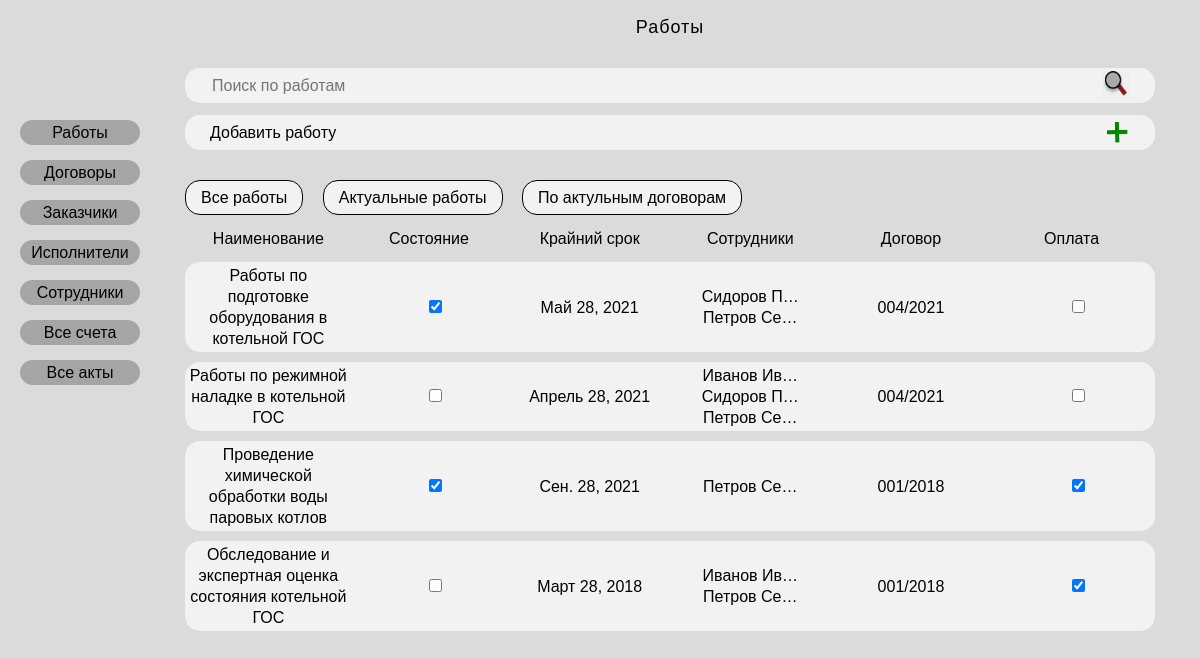
/contract/work_list_main/default, run on the app's committed database.
### vcrdocumentsproject/apps/document/models.py (models this page shows, shortened)
class Works(models.Model):
    work_code = models.AutoField('Код работы', primary_key=True)
    type_of_work = models.CharField('Вид работы', max_length = 250, null=True)
    contract_number = models.ForeignKey(Contracts, on_delete=models.CASCADE)
    employee_code = models.ManyToManyField(Employees)
    description = models.TextField('Наименование', null=True)
    work_start_date = models.DateField('Дата начала работы', null=True)
    work_end_date = models.DateField('Дата завершения работы', null=True)
    work_status = models.BooleanField('Статус выполнения работы', default=False, null=True)
    class Meta:
        verbose_name = "Работа"
        verbose_name_plural = "Работы"

class Employees(models.Model):
    employee_code = models.AutoField('Код сотрудника', primary_key=True)
    fio = models.CharField('Фамилия, имя и отчество', max_length = 100)
    hide = models.BooleanField('Скрыть сотрудника', default=False, null=True)
    def __str__(self):
        return self.fio
    class Meta:
        verbose_name = "Сотрудник"
        verbose_name_plural = "Сотрудники"

class Contracts(models.Model):
    contract_code = models.AutoField('Код договора', primary_key=True)
    contract_number = models.CharField('Номер договора', max_length = 20)
    customer = models.ForeignKey(Customers, on_delete=models.CASCADE)
    executor = models.ForeignKey(Executors, on_delete=models.CASCADE)
    description = models.TextField('Наименование')
    contract_date = models.DateField('Дата договора')
    contract_end_date = models.DateField('Дата окончания договора', null=True)
    price = models.DecimalField('Сумма',max_digits= 20, decimal_places=2)
    nds = models.IntegerField('НДС')
    price_with_nds = models.DecimalField('Сумма с НДС',max_digits= 20, decimal_places=2)
    payment = models.BooleanField('Оплата по договору', default=False, null=True)
    def __str__(self):
        return self.contract_number
    class Meta:
        verbose_name = "Договор"
        verbose_name_plural = "Договоры"

### vcrdocumentsproject/apps/document/views.py (the view)
# urls.py: path('work_list_main/<str:filter>', views.work_list_filter, name='work_list_filter'),
def work_list_filter(request, filter):
    try:
        if filter == 'default':
            works = Works.objects.all()
        elif filter == 'actual':
            works = Works.objects.filter(work_start_date__lte=datetime.date.today(), work_status=False)
        elif filter == 'payment':
            works = Works.objects.filter(contract_number__payment=False )
        else:
            works = Works.objects.filter(description__icontains=filter)
            print(contract_list)
        works1 = {'works':works, "filter":filter}
        return render(request, 'document/work_list_main.html', {'works': works1})
    except:
        raise Http404("Ошибка")

### vcrdocumentsproject/templates/document/work_list_main.html (shortened to what this page needs)
{% extends 'base.html' %}
{% block content %}
{% load static %}
        <div class="content-container">
            <p class="title">Работы</p>
            <form action="{% url 'contract:work_list_search'  %}" method="POST">
                <div class="item">
                    <input placeholder="Поиск по работам" class="search" value="" type="text" name="search" required>
                <button class="search-btn"  type="submit"><img class="search-img" src="{% static 'document/images/magnifier.png' %}"></button>
            </div>
            </form>
            <a class="add-link" href="{% url 'contract:work_add_form' %}">Добавить работу<img class="plus-img" src="{% static 'document/images/plus.png' %}"></a>
                 <div class="filters">
        <a class="filter" href="{% url 'contract:work_list_filter' 'default' %}">Все работы</a>
                <a class="filter" href="{% url 'contract:work_list_filter' 'actual' %}">Актуальные работы</a>
                <a class="filter" href="{% url 'contract:work_list_filter' 'payment' %}">По актульным договорам</a>
        </div>
            <div class="basic-properties-wrapper">
                <div class="prop-item">Наименование</div>
                <div class="prop-item">Состояние</div>
                <div class="prop-item">Крайний срок</div>
                <div class="prop-item">Сотрудники</div>
                <div class="prop-item">Договор</div>
                <div class="prop-item">Оплата</div>
            </div>
             {% if works%}
            {% for a in works.works %}
                {% if works.filter == 'actual' %}
                <form action="{% url 'contract:work_list_save_actual' a.work_code  %}" method="POST">
                    {% elif works.filter == 'payment' %}
                    <form action="{% url 'contract:work_list_save_payment' a.work_code  %}" method="POST">
                    {% else %}
                    <form action="{% url 'contract:work_list_save_default' a.work_code  %}" method="POST">
                    {% endif %}
                    <div class="work">
                        <a class="prop-item" href="{% url 'contract:work' a.work_code %}">{{a.description}}</a>
                        <div class="prop-item">
                            {% if a.work_status == True %}
                            <button class="btn-cb"  type="submit"><input class="input-cb" type="checkbox" checked name="work_status"></button>
                            {% else %}
                            <button class="btn-cb"  type="submit"><input class="input-cb" type="checkbox" name="work_status"></button>
                            {% endif %}
                        </div>
                        <div class="prop-item" >{{a.work_end_date}}</div>
                        <div class="prop-item">
                                {% if a.employee_code %}
                                    {% for b in a.employee_code.all %}
                                        {{b|truncatechars:10}} <br>
                                    {% endfor %}
                                {% endif %}
                        </div>
                        <div class="prop-item" ><a href="{% url 'contract:contract' a.contract_number.contract_code %}">{{a.contract_number}}</a></div>
                        <div class="prop-item">
                            {% if a.contract_number.payment == True %}
                            <button class="btn-cb"  type="submit"><input  class="input-cb" type="checkbox" checked name="payment"></button>
                            {% else %}
                            <button class="btn-cb"  type="submit"><input  class="input-cb" type="checkbox" name="payment"></button>
                            {% endif %}
                        </div>
                    </div>
                </form>
             {% endfor %}
                {% else %}
                    Работ нет
                {% endif %}
        </div>
{% endblock %}

### vcrdocumentsproject/templates/base.html (shortened to what this page needs)
{% load static %}
<!DOCTYPE html>
<html lang="ru">
<head>
    <link rel="stylesheet" href="{% static 'document/css/normalize.css' %}"/>
<link rel="stylesheet" href="{% static 'document/css/style.css' %}"/>
</head>
<body>
<div class="wrapper">
    <div class="header">
        <a class="header-link" href="/">Работы</a>
    <a class="header-link" href="{% url 'contract:contract_list' %}">Договоры</a>
    <a class="header-link" href="{% url 'contract:customer_list' %}">Заказчики</a>
    <a class="header-link" href="{% url 'contract:executor_list' %}">Исполнители</a>
    <a class="header-link" href="{% url 'contract:employee_list' %}">Сотрудники</a>
        <a class="header-link" href="{% url 'contract:bill_list' "default" %}">Все счета</a>
    <a class="header-link" href="{% url 'contract:act_list' "default" %}">Все акты</a>
    </div>
    <div class="block-content">
    {% block content %}
    {% endblock %}
    </div>
</div>
</body>
</html>

### vcrdocumentsproject/apps/document/static/document/css/style.css (style rules this page uses)
* { box-sizing: border-box; }
.wrapper { display: flex; flex-direction: row; width: 100%; min-width: 1160px; }
.content-container { padding-top: 17px; width: 970px; margin-bottom: 15px; }
a { text-decoration: none; color: black; }
p { width: 220px; }
html { overflow-y: scroll; }
body { display: flex; background-color: rgba(196, 196, 196, 0.6); font-family: sans-serif; font-style: normal; font-weight: normal; font-size: 16px; line-height: 21px; cursor: default; }
.header { padding-top:120px; padding-left: 20px; height: 500px; display: flex; flex-direction: column; }
.header-link { display: flex; justify-content: center; align-items: center; width: 120px; height: 25px; background-color: rgba(160, 160, 160, 0.9); color: black; border-radius: 15px; margin-bottom: 15px; }
.add-link { display: flex; align-items: center; justify-content: space-between; background-color: rgba(242, 242, 242, 1); width: 970px; height: 35px; padding-left: 25px; padding-right: 25px; color: black; border-radius: 15px; margin-bottom: 30px; }
.plus-img { width: 25px; }
.item { margin-bottom: 12px; display: flex; align-items: center; background-color: rgba(242, 242, 242, 1); width: 970px; height: 35px; padding-left: 25px; padding-right: 25px; border-radius: 15px; justify-content: space-between; }
.title { width: 970px; margin-top: 0px; text-align: center; font-size: 18px; margin-bottom: 30px; letter-spacing: 1px; }
.basic-properties-wrapper { display: flex; padding: 3px; }
.work { margin-top: 10px; display: flex; border-radius: 15px; background-color: rgba(242, 242, 242, 1); padding: 3px; }
.block-content { display: flex; width: 100%; justify-content: center; }
.filters { display: flex; height: 30px; margin-bottom: 15px; }
.filter { display: flex; background-color: rgba(242, 242, 242, 1); height: 35px; color: black; border-radius: 15px; margin-bottom: 30px; padding: 15px; margin-right: 2%; border: solid 1px black; align-items: center; }
.search-img { width: 25px; height: 25px; }
.search-btn { border: none; cursor: pointer; padding: 0px 3px 0px 0px; }
.search { width: 800px; border: none; height: 25px; background-color: rgba(242, 242, 242, 1); }
.prop-item { width: 16.666%; text-align: center; align-self: center; align-items: center; }
.btn-cb { padding: 0px; border: none; height: 0px; width: 0px; cursor: pointer; }

### data on the page
Works: description "Работы по подготовке оборудования в котельной ГОС", work_end_date "Май 28, 2021", contract_number "004/2021"
Employees: fio "Сидоров П…"
Employees: fio "Петров Се…"
Works: description "Работы по режимной наладке в котельной ГОС", work_end_date "Апрель 28, 2021", contract_number "004/2021"
Employees: fio "Иванов Ив…"
Works: description "Проведение химической обработки воды паровых котлов", work_end_date "Сен. 28, 2021", contract_number "001/2018"
Works: description "Обследование и экспертная оценка состояния котельной ГОС", work_end_date "Март 28, 2018", contract_number "001/2018"
